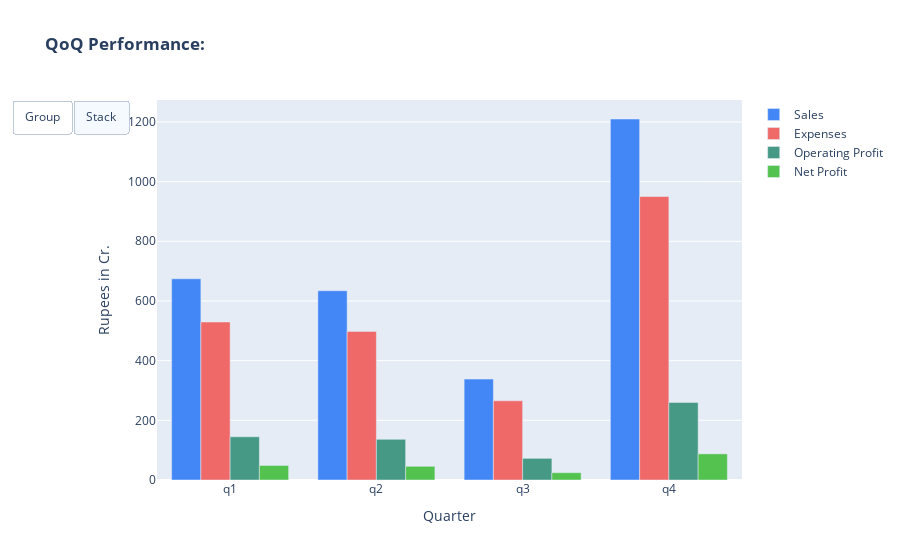

Source (notebook cell):
### Code cell
updatemenus=[
        dict(
            type = "buttons",
            buttons=list([
                dict(
                    args=['barmode', 'Group'],
                    label="Group",
                    method="update",
                ),
                dict(
                    args=["barmode", "stack"],
                    label="Stack",
                    method="update"
                )
            ]) 
        ),
    ]

fig1.update_layout(updatemenus=updatemenus)
fig1.show()

### Figure 1 — Plotly figure (JSON) as saved in the notebook; plotly's stock layout.template omitted (floating-point values rounded to 4 significant figures)
{"data": [{"marker": {"color": "#4287f5"}, "name": "Sales", "type": "bar", "x": ["q1", "q2", "q3", "q4"], "y": [674.3, 634.3, 338.2, 1210.0]}, {"marker": {"color": "#f06969"}, "name": "Expenses", "type": "bar", "x": ["q1", "q2", "q3", "q4"], "y": [529.5, 498.1, 265.5, 950.0]}, {"marker": {"color": "#469984"}, "name": "Operating Profit", "type": "bar", "x": ["q1", "q2", "q3", "q4"], "y": [144.8, 136.2, 72.63, 259.9]}, {"marker": {"color": "#53c24f"}, "name": "Net Profit", "type": "bar", "x": ["q1", "q2", "q3", "q4"], "y": [48.81, 45.91, 24.48, 87.57]}], "layout": {"autosize": true, "title": {"text": "<b>QoQ Performance: </b>"}, "updatemenus": [{"active": 1, "buttons": [{"args": ["barmode", "Group"], "label": "Group", "method": "update", "visible": true}, {"args": ["barmode", "stack"], "label": "Stack", "method": "update"}], "direction": "left", "showactive": true, "type": "buttons"}], "xaxis": {"autorange": true, "range": [-0.5, 3.5], "title": {"text": "Quarter"}, "type": "category"}, "yaxis": {"autorange": true, "range": [0, 1274.0], "title": {"text": "Rupees in Cr."}, "type": "linear"}}}
